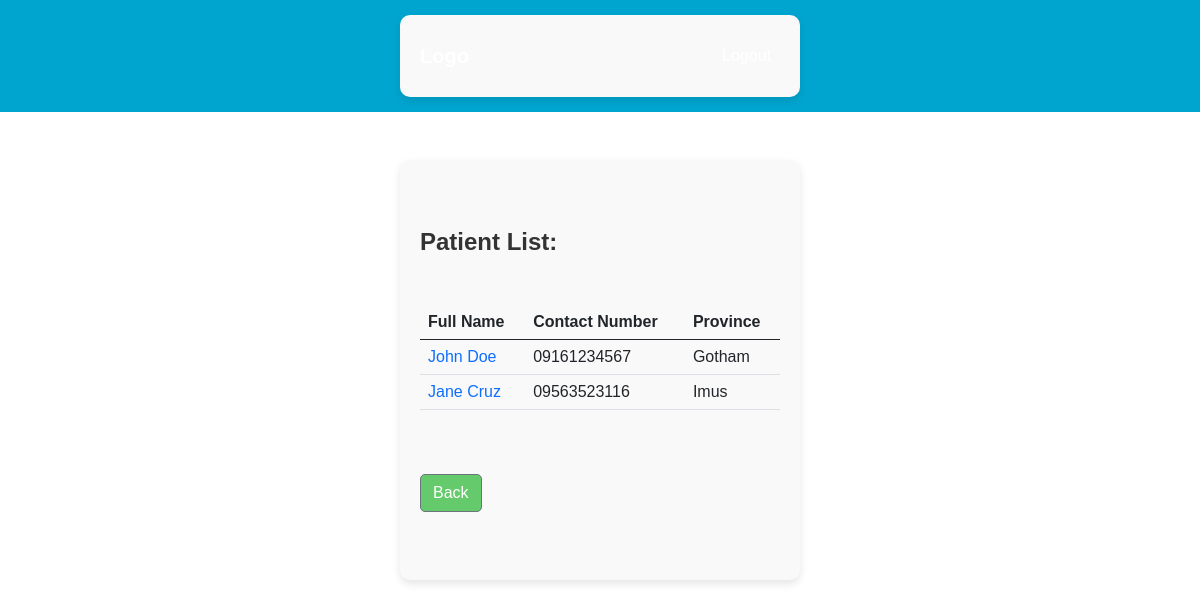
The page /patients (signed in) on the database its author committed.
### patients/models.py (models this page shows, shortened)
class PatientInformation(models.Model):
    account_id = models.ForeignKey(User, on_delete=models.CASCADE, related_name="information")
    first_name = models.CharField(max_length=50)
    last_name = models.CharField(max_length=50)
    date_of_birth = models.DateField()
    contact_number = models.CharField(max_length=15)
    city = models.CharField(max_length=50)
    province = models.CharField(max_length=50)
    condition = models.CharField(max_length=50)
    guardian = models.ForeignKey(Guardian, on_delete=models.CASCADE, related_name="patients", null=True)
    class Meta:
        verbose_name = "Patient Information"
        verbose_name_plural = "Patients Information"
        indexes = [
        models.Index(fields=['account_id']),
        models.Index(fields=['guardian']),
    ]

### patients/views.py (the view)
# urls.py: path('patients', views.PatientsListView.as_view(), name="patients.list"),
class PatientsListView(LoginRequiredMixin, UserRoleMixin, ListView):
    model = PatientInformation
    context_object_name = "patients"
    template_name = "patients/patients_list.html"
    def get_queryset(self):
        user = self.request.user
        if user.groups.filter(name='Patient').exists():
            raise PermissionDenied
        return self.get_role_based_queryset(PatientInformation)
    def get_context_data(self, **kwargs):
        context = super().get_context_data(**kwargs)
        return context

### core/mixins.py (called while the page is built)
    def get_context_data(self, **kwargs):
        context = super().get_context_data(**kwargs)
        user = self.request.user
        context['is_patient'] = user.groups.filter(name='Patient').exists()
        context['is_guardian'] = user.groups.filter(name='Guardian').exists()
        context['is_assistant'] = user.groups.filter(name='Assistant').exists()
        context['is_therapist'] = user.groups.filter(name='Therapist').exists()
        context['is_administrator'] = user.groups.filter(name='Administrator').exists()
        return context

    def get_role_based_queryset(self, model_class):
        user = self.request.user
        if user.groups.filter(name__in=['Therapist', 'Assistant', 'Administrator']).exists():
            return model_class.objects.all()
        elif user.groups.filter(name='Patient').exists():
            return model_class.objects.filter(account_id=user)
        elif user.groups.filter(name='Guardian').exists():
            try:
                guardian = Guardian.objects.get(user=user)
                return model_class.objects.filter(guardian=guardian)
            except Guardian.DoesNotExist:
                return model_class.objects.none()
        else:
            raise Http404("You do not have permission to view these records.")

### patients/templates/patients/patients_list.html (shortened to what this page needs)
{% extends "base.html" %}
{% block content %}
  <h1 class="my-5 fw-bold">Patient List:</h1>
  <table class="table">
    <thead>
      <tr>
        <th>Full Name</th>
        <th>Contact Number</th>
        <th>Province</th>
      </tr>
    </thead>
    <tbody>
      {% for patient in patients %}
        <tr>
          <td>
            <a href="{% url 'patients.details' pk=patient.id %}" class="text-blue text-decoration-none">
              {{ patient.first_name }} {{ patient.last_name }}
            </a>
          </td>
          <td>{{ patient.contact_number }}</td>
          <td>{{ patient.city }}</td>
        </tr>
      {% endfor %}
    </tbody>
  </table>
  <div class="d-flex justify-content-between"> <a href="{% url 'welcome' %}" class="btn btn-secondary my-5">Back</a>
  </div>
{% endblock %}

### static/css/style_portal.css (style rules this page uses)
html, body { height: 100%; margin: 0; font-family: Verdana, Geneva, Tahoma, sans-serif; }
.container h1 { font-size: 24px; font-weight: bold; margin-bottom: 15px; text-align: left; color: #333; }
h1 { color: #007bff; text-align: center; }
.btn { border-radius: 5px; }
.btn-secondary { background-color: #64CA6C; border-radius: 5px; }

### rows shown on the page
PatientInformation: first_name "John", last_name "Doe", contact_number "09161234567", city "Gotham"
PatientInformation: first_name "Jane", last_name "Cruz", contact_number "09563523116", city "Imus"
